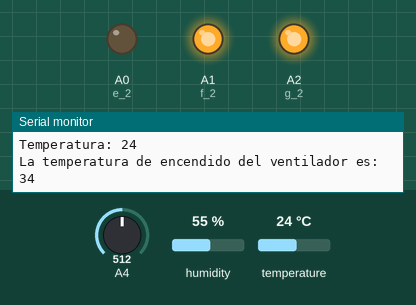
Simulated run of this sketch. Board: Arduino Nano, built with avr-gcc and run on an emulated ATmega328P. On the bench: output pins drawn as LEDs (lit = HIGH), the last lines printed to the serial monitor. Dashed ring = blinking. Inputs (shaded band) come from the test bench; at power-on: temperature 24 °C, A4 = 512, humidity 55 %.

Above: at 1.9 s.
2.0 s: temperature set to 12 °C
At 3.3 s:
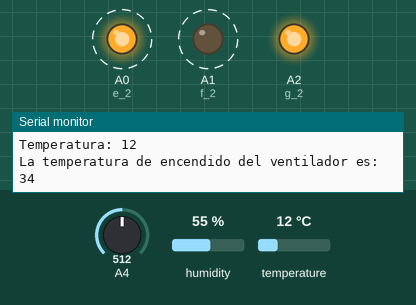
8.0 s: A4 set to 675
11.5 s: A4 set to 700
At 12.9 s:
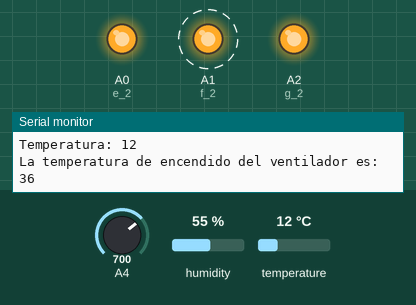
17.1 s: temperature set to 33 °C
At 19.7 s:
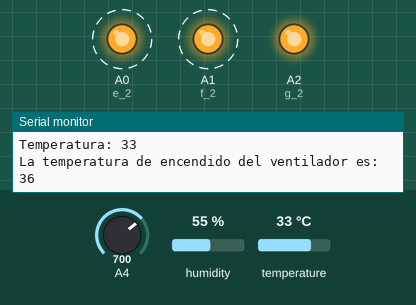
23.5 s: temperature set to 41 °C
At 26.0 s:
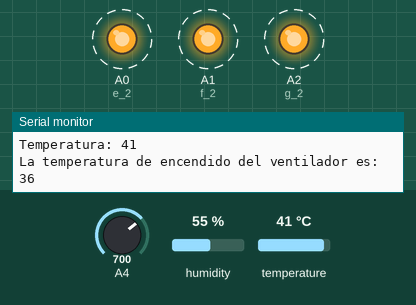
29.9 s: A4 set to 929
33.4 s: A4 set to 945
At 33.7 s:
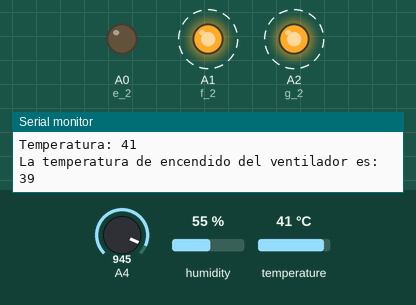
Timing chart, 0 to 38.2 s (numbered marks = the images above; inputs shaded):
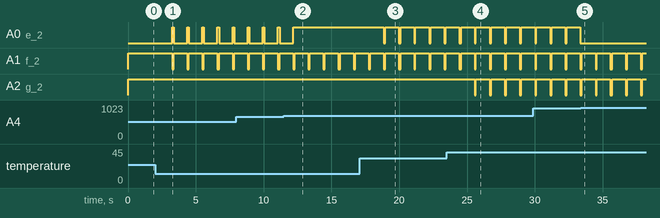

The sketch:

Temperatura_y_Humedad_Copy.ino
```cpp
//Proyecto hecho para Arduino Nano

#include "DHT.h"

#define DHTPIN 13
#define DHTTYPE DHT11

DHT dht(DHTPIN, DHTTYPE);

int a_1 = 2;
int b_1 = 3;
int c_1 = 4;
int d_1 = 5;
int e_1 = 6;
int f_1 = 7;
int g_1 = 8;

int a_2 = 9;
int b_2 = 10;
int c_2 = 12;
int d_2 = 11;
int e_2 = A0;
int f_2 = A1;
int g_2 = A2;

int d, u;//Unidad y decena del display1
int uu, dd;//Unidad y decena del display2

void setup()
{
  Serial.begin(9600);

  dht.begin();
}

void loop()
{
  int t = dht.readTemperature();

  Serial.print("Temperatura: ");  //Se imprimen las variables
  Serial.println(t);  //Quitar comentarios si desea imprimir la temperatura

  int temp = analogRead(A4);
  temp = map(temp, 0, 1023, 28, 40);

  Serial.print("La temperatura de encendido del ventilador es: ");
  Serial.println(temp);

  //Temperatura de encendido del ventilador
  //Con el este procedimiento logramos separar la temperatura de disparo

  u = temp % 10;//unidad
  d = (temp - u)/10;//decena
  display1(d);
  display2(u);// se muestran la unidad y decena en el respectivo display

  delay(1000);// luego de 3 segundos se muestran los datos registrados por el sensor

  //Temperatura registrada por el sensor
  //Se realiza el mismo procedimiento para separar la temperatura registrada por el sensor

  uu = t % 10;//unidad
  dd = (t - uu)/10;//decena
  display1(dd);
  display2(uu);//se muestran la unidad y decena en el respectivo display


  /*for(int i = 0; i < 10; i++)
  {
    display1(i);
    display2(i);

    delay(1000);
  }*/

  delay(100);
}

void display1(int d1) //Se establecen los parámetros para el display1
{
  switch(d1) //Utilizamos un switch para automatizar el proceso
  {
    case 0:
      digitalWrite(a_1, HIGH);
      digitalWrite(b_1, HIGH);
      digitalWrite(c_1, HIGH);
      digitalWrite(d_1, HIGH);
      digitalWrite(e_1, HIGH);
      digitalWrite(f_1, HIGH);
      digitalWrite(g_1, LOW);
      break;

    case 1:
      digitalWrite(a_1, LOW);
      digitalWrite(b_1, HIGH);
      digitalWrite(c_1, HIGH);
      digitalWrite(d_1, LOW);
      digitalWrite(e_1, LOW);
      digitalWrite(f_1, LOW);
      digitalWrite(g_1, LOW);
      break;

    case 2:
      digitalWrite(a_1, HIGH);
      digitalWrite(b_1, HIGH);
      digitalWrite(c_1, LOW);
      digitalWrite(d_1, HIGH);
      digitalWrite(e_1, HIGH);
      digitalWrite(f_1, LOW);
      digitalWrite(g_1, HIGH);
      break;

    case 3:
      digitalWrite(a_1, HIGH);
      digitalWrite(b_1, HIGH);
      digitalWrite(c_1, HIGH);
      digitalWrite(d_1, HIGH);
      digitalWrite(e_1, LOW);
      digitalWrite(f_1, LOW);
      digitalWrite(g_1, HIGH);
      break;

    case 4:
      digitalWrite(a_1, LOW);
      digitalWrite(b_1, HIGH);
      digitalWrite(c_1, HIGH);
      digitalWrite(d_1, LOW);
      digitalWrite(e_1, LOW);
      digitalWrite(f_1, HIGH);
      digitalWrite(g_1, HIGH);
      break;

    case 5:
      digitalWrite(a_1, HIGH);
      digitalWrite(b_1, LOW);
      digitalWrite(c_1, HIGH);
      digitalWrite(d_1, HIGH);
      digitalWrite(e_1, LOW);
      digitalWrite(f_1, HIGH);
      digitalWrite(g_1, HIGH);
      break;

    case 6:
      digitalWrite(a_1, HIGH);
      digitalWrite(b_1, LOW);
      digitalWrite(c_1, HIGH);
      digitalWrite(d_1, HIGH);
      digitalWrite(e_1, HIGH);
      digitalWrite(f_1, HIGH);
      digitalWrite(g_1, HIGH);
      break;

    case 7:
      digitalWrite(a_1, HIGH);
      digitalWrite(b_1, HIGH);
      digitalWrite(c_1, HIGH);
      digitalWrite(d_1, LOW);
      digitalWrite(e_1, LOW);
      digitalWrite(f_1, LOW);
      digitalWrite(g_1, LOW);
      break;

    case 8:
      digitalWrite(a_1, HIGH);
      digitalWrite(b_1, HIGH);
      digitalWrite(c_1, HIGH);
      digitalWrite(d_1, HIGH);
      digitalWrite(e_1, HIGH);
      digitalWrite(f_1, HIGH);
      digitalWrite(g_1, HIGH);
      break;

    case 9:
      digitalWrite(a_1, HIGH);
      digitalWrite(b_1, HIGH);
      digitalWrite(c_1, HIGH);
      digitalWrite(d_1, LOW);
      digitalWrite(e_1, LOW);
      digitalWrite(f_1, HIGH);
      digitalWrite(g_1, HIGH);
      break;
  }
}

void display2 (int d2) //Se establecen los parámetros para el display2
{
  switch(d2) //Utilizamos un switch para automatizar el proceso
  {
    case 0:
      digitalWrite(a_2, HIGH);
      digitalWrite(b_2, HIGH);
      digitalWrite(c_2, HIGH);
      digitalWrite(d_2, HIGH);
      analogWrite(e_2, 128);
      analogWrite(f_2, 128);
      analogWrite(g_2, 0);
      break;

    case 1:
      digitalWrite(a_2, LOW);
      digitalWrite(b_2, HIGH);
      digitalWrite(c_2, HIGH);
      digitalWrite(d_2, LOW);
      analogWrite(e_2, 0);
      analogWrite(f_2, 0);
      analogWrite(g_2, 0);
      break;

    case 2:
      digitalWrite(a_2, HIGH);
      digitalWrite(b_2, HIGH);
      digitalWrite(c_2, LOW);
      digitalWrite(d_2, HIGH);
      analogWrite(e_2, 128);
      analogWrite(f_2, 0);
      analogWrite(g_2, 128);
      break;

    case 3:
      digitalWrite(a_2, HIGH);
      digitalWrite(b_2, HIGH);
      digitalWrite(c_2, HIGH);
      digitalWrite(d_2, HIGH);
      analogWrite(e_2, 0);
      analogWrite(f_2, 0);
      analogWrite(g_2, 128);
      break;

    case 4:
      digitalWrite(a_2, LOW);
      digitalWrite(b_2, HIGH);
      digitalWrite(c_2, HIGH);
      digitalWrite(d_2, LOW);
      analogWrite(e_2, 0);
      analogWrite(f_2, 128);
      analogWrite(g_2, 128);
      break;

    case 5:
      digitalWrite(a_2, HIGH);
      digitalWrite(b_2, LOW);
      digitalWrite(c_2, HIGH);
      digitalWrite(d_2, HIGH);
      analogWrite(e_2, 0);
      analogWrite(f_2, 128);
      analogWrite(g_2, 128);
      break;

    case 6:
      digitalWrite(a_2, HIGH);
      digitalWrite(b_2, LOW);
      digitalWrite(c_2, HIGH);
      digitalWrite(d_2, HIGH);
      analogWrite(e_2, 128);
      analogWrite(f_2, 128);
      analogWrite(g_2, 128);
      break;

    case 7:
      digitalWrite(a_2, HIGH);
      digitalWrite(b_2, HIGH);
      digitalWrite(c_2, HIGH);
      digitalWrite(d_2, LOW);
      analogWrite(e_2, 0);
      analogWrite(f_2, 0);
      analogWrite(g_2, 0);
      break;

    case 8:
      digitalWrite(a_2, HIGH);
      digitalWrite(b_2, HIGH);
      digitalWrite(c_2, HIGH);
      digitalWrite(d_2, HIGH);
      analogWrite(e_2, 128);
      analogWrite(f_2, 128);
      analogWrite(g_2, 128);
      break;

    case 9:
      digitalWrite(a_2, HIGH);
      digitalWrite(b_2, HIGH);
      digitalWrite(c_2, HIGH);
      digitalWrite(d_2, LOW);
      analogWrite(e_2, 0);
      analogWrite(f_2, 128);
      analogWrite(g_2, 128);
      break;
  }
}
```

Measured:
- the behaviour switches between 681 and 682 on A4 (found by bisection; images 1 and 2)
- the behaviour switches between 937 and 938 on A4 (found by bisection; images 4 and 5)
- after the input at 2.0 s, A0 (e_2): alternates HIGH for 0.10 s and LOW for 1.0 s, starting after 1.3 s; A1 (f_2): alternates HIGH for 1.0 s and LOW for 0.10 s, starting after 1.3 s
- after the input at 11.5 s, A0 (e_2): goes on until 12.2 s, then stays HIGH
- after the input at 17.1 s, A0 (e_2): alternates HIGH for 1.0 s and LOW for 0.10 s, starting after 1.8 s
- after the input at 23.5 s, A2 (g_2): alternates HIGH for 1.0 s and LOW for 0.11 s, starting after 2.1 s
- after the input at 33.4 s, A0 (e_2): stops changing and stays LOW
